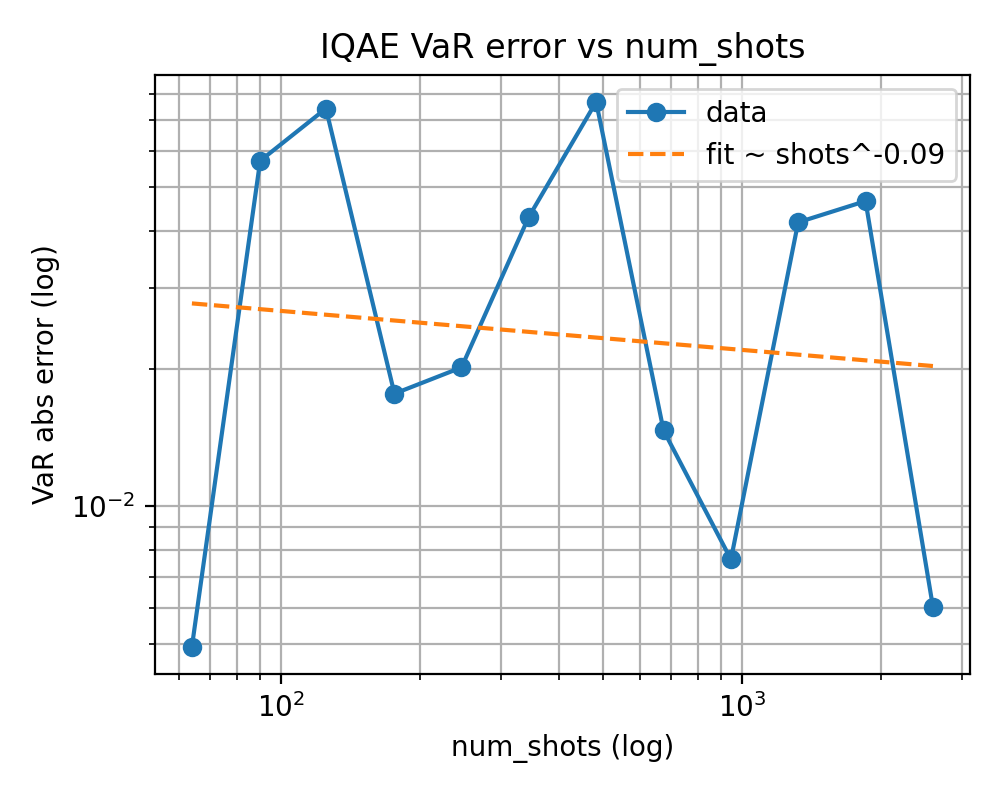

This chart was generated by the following Python code:
import argparse
import logging
import os
import sys
from typing import List

import numpy as np
import matplotlib.pyplot as plt

if __package__ is None:
    sys.path.append(os.path.dirname(os.path.dirname(__file__)))

from quantum.iqae_var_run import run_iqae_var

LOGGER = logging.getLogger(__name__)


def geom_series(start: float, ratio: float, count: int) -> List[int]:
    values: List[int] = []
    current = float(start)
    for _ in range(count):
        values.append(int(round(current)))
        current *= ratio
    return values


def main():
    parser = argparse.ArgumentParser(
        description="Plot IQAE VaR error vs num_shots."
    )
    parser.add_argument("--mu", type=float, default=0.0)
    parser.add_argument("--sigma", type=float, default=1.0)
    parser.add_argument("--num-qubits", type=int, default=7)
    parser.add_argument("--alpha", type=float, default=0.05)
    parser.add_argument("--epsilon", type=float, default=0.05)
    parser.add_argument("--confidence-alpha", type=float, default=0.01)
    parser.add_argument("--num-sigmas", type=float, default=3.0)
    parser.add_argument("--prep-bound", type=float, default=0.0)
    parser.add_argument("--max-width", type=int, default=28)
    parser.add_argument("--machine-precision", type=int, default=None)
    parser.add_argument("--shots-start", type=int, default=64)
    parser.add_argument("--shots-ratio", type=float, default=1.4)
    parser.add_argument("--shots-count", type=int, default=12)
    parser.add_argument("--out", type=str, default="quantum/iqae_shots_scaling.png")
    parser.add_argument("--show", action="store_true")
    parser.add_argument("--log-level", type=str, default="INFO")
    args = parser.parse_args()

    logging.basicConfig(
        level=getattr(logging, args.log_level.upper(), logging.INFO),
        format="%(levelname)s %(name)s: %(message)s",
    )

    shots = geom_series(args.shots_start, args.shots_ratio, args.shots_count)
    errors = []

    for n_shots in shots:
        LOGGER.info("Running IQAE VaR for num_shots=%s", n_shots)
        res = run_iqae_var(
            num_shots=n_shots,
            mu=args.mu,
            sigma=args.sigma,
            num_qubits=args.num_qubits,
            alpha=args.alpha,
            epsilon=args.epsilon,
            confidence_alpha=args.confidence_alpha,
            num_sigmas=args.num_sigmas,
            prep_bound=args.prep_bound,
            max_width=args.max_width,
            machine_precision=args.machine_precision,
        )
        errors.append(res["error"])

    shots_arr = np.array(shots, dtype=float)
    errors_arr = np.array(errors, dtype=float)

    fig, ax = plt.subplots(figsize=(5, 4))
    ax.loglog(shots_arr, errors_arr, "o-", label="data")
    coeffs = np.polyfit(np.log(shots_arr), np.log(errors_arr), 1)
    slope = coeffs[0]
    intercept = coeffs[1]
    fit_errors = np.exp(intercept) * (shots_arr**slope)
    ax.loglog(
        shots_arr,
        fit_errors,
        "--",
        label=f"fit ~ shots^{slope:.2f}",
    )
    ax.set_xlabel("num_shots (log)")
    ax.set_ylabel("VaR abs error (log)")
    ax.set_title("IQAE VaR error vs num_shots")
    ax.legend()
    ax.grid(True, which="both")

    fig.tight_layout()
    fig.savefig(args.out, dpi=200)
    print(f"Saved plot to: {args.out}")

    if args.show:
        plt.show()


if __name__ == "__main__":
    main()
